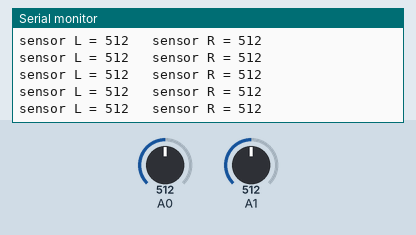
Bench run of a sketch on a simulated Arduino Uno, built with avr-gcc and run on an emulated ATmega328P. Shown: the last lines printed to the serial monitor. The inputs (shaded band) are chosen by the test bench; at power-on: A0 = 512, A1 = 512.

Above: at 1.2 s.
1.3 s: A0 set to 111
At 2.1 s:
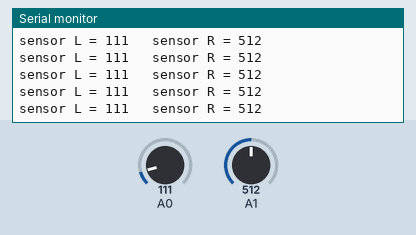
4.3 s: A0 set to 94
At 5.0 s:
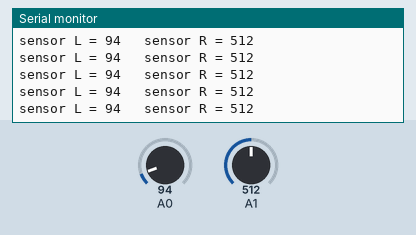
7.3 s: A1 set to 108
At 8.0 s:
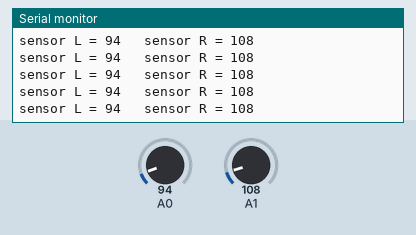
10.3 s: A1 set to 89
At 10.9 s:
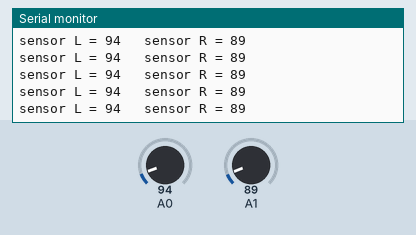
Timing chart, 0 to 13.3 s (numbered marks = the images above; inputs shaded):
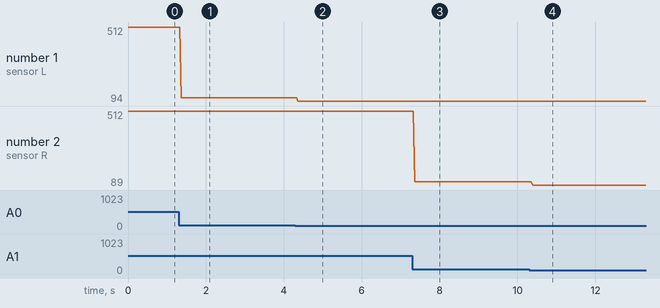

The sketch:

Eage_detection.ino
```cpp
/*
  AnalogReadSerial
  Reads an analog input on pin 0&2, prints the result .
  Sensor 0 is attached to pin A0, Sensor 1 is attached to pin A1 and the outside pins to +5V and ground.
  when out of roof the read is 190
  when within roof the read is 190-210(1); 80-90(2)
  when detect the single the read is
 */

// the setup routine runs once when you press reset:
void setup() {
  // initialize serial communication at 9600 bits per second:
  Serial.begin(9600);
}

// the loop routine runs over and over again forever:
void loop() {
  // read the input on analog pin 0:
  int sensorValue0 = analogRead(A0);
  // read the input on analog pin 1:
  int sensorValue1 = analogRead(A1);
  // print out the value you read:
  Serial.print("sensor L = " );
  Serial.print(sensorValue0);
  Serial.print("\t sensor R = ");
  Serial.println(sensorValue1);
  delay(10);        // delay in between reads for stability
}
```

Measured:
- after the input at 1.3 s, the serial monitor: prints a new line after 0.06 s (image 1)
- after the input at 4.3 s, the serial monitor: prints a new line after 0.06 s (image 2)
- after the input at 7.3 s, the serial monitor: prints a new line after 0.06 s (image 3)
- after the input at 10.3 s, the serial monitor: prints a new line after 0.09 s (image 4)
- plotted number 1: 512 → 111 after the input at 1.3 s, 111 → 94 after the input at 4.3 s
- plotted number 2: 512 → 108 after the input at 7.3 s, 108 → 89 after the input at 10.3 s
